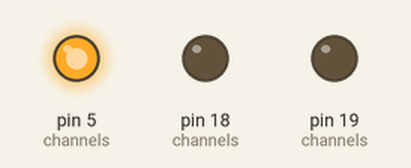
Bench run of a sketch on a simulated Arduino Uno, built with avr-gcc and run on an emulated ATmega328P. On the bench: output pins drawn as LEDs (lit = HIGH).

Above: at 0.7 s.
At 2.2 s:
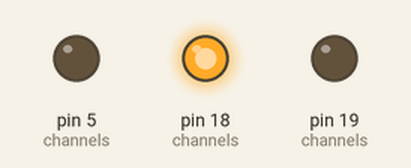
At 3.7 s:
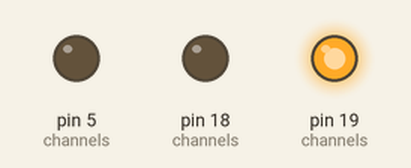
At 6.0 s:
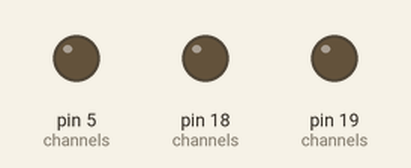
Timing chart, 0 to 9.8 s (numbered marks = the images above):
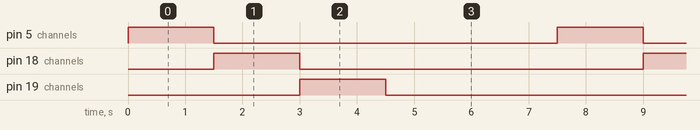

Measured:
- by itself, pin 5 (channels), pin 18 (channels), pin 19 (channels): alternates HIGH for 1.5 s and LOW for 6.0 s
- by itself, everything shown: repeats every 7.5 s, in 4 steps

The sketch:

day06_stepper_channel_test.ino
```cpp
const int IN1 = 5;
const int IN2 = 18;
const int IN3 = 19;
const int IN4 = 21;

const int channels[] = {IN1, IN2, IN3, IN4};
const int channelCount = 4;

void setup() {
  for (int i = 0; i < channelCount; i++) {
    pinMode(channels[i], OUTPUT);
    digitalWrite(channels[i], LOW);
  }
}

void allOff() {
  for (int i = 0; i < channelCount; i++) {
    digitalWrite(channels[i], LOW);
  }
}

void loop() {
  for (int i = 0; i < channelCount; i++) {
    allOff();
    digitalWrite(channels[i], HIGH);
    delay(1500);
  }

  allOff();
  delay(1500);
}
```
